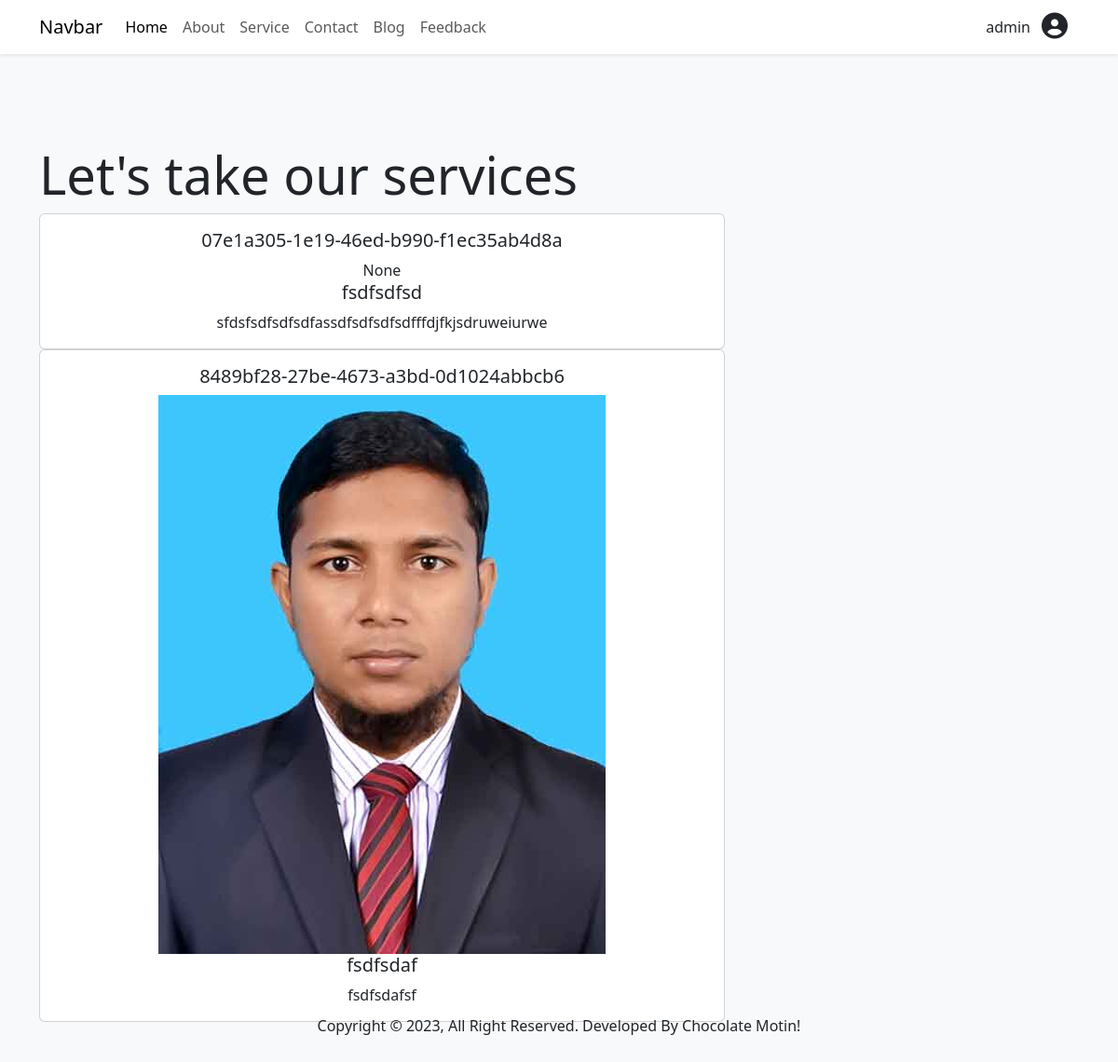
/services/ (signed in), run on the app's committed database.
### members/models.py (models this page shows, shortened)
class Service(models.Model):
    id = models.UUIDField(primary_key=True, default=uuid.uuid4, editable=False)
    title = models.CharField(max_length=120, unique=True)
    icon = models.ImageField(upload_to="services")
    content = models.TextField()
    created_at = models.DateTimeField(auto_now_add=True)
    updated_at = models.DateTimeField(auto_now=True)

### members/views.py (the view)
# urls.py: path('services/', views.services, name='service'),
def services(request):
    services = Service.objects.all()
    return render(request, 'chocolate/services.html', {'services': services})

### members/templates/chocolate/services.html (shortened to what this page needs)
{% extends 'master.html' %}
{% block content %}
<section id="services" class="py-5 mt-5">
    <div class="container">
        <div class="row">
            <div class="col-8">
                <h1 class="display-4">Let's take our services</h1>
                {% for x in services %}
                <div class="card text-center">
                    <div class="card-body">
                        <h5 class="card-title">{{ x.id }}</h5>
                        {% if x.icon %}
                            <img src="{{ x.icon.url }}" alt="Service">
                        {% else %}
                            None
                        {% endif %}
                        <h5 class="card-title">{{ x.title }}</h5>
                        <p class="card-text">{{ x.content }}</p>
                    </div>
                  </div>
                {% empty %}
                    <h5>No services available right now.</h5>
                {% endfor %}
            </div>
        </div>
    </div>
</section>
{% endblock %}

### members/templates/includes/header.html (shortened to what this page needs)
<nav class="navbar navbar-expand-lg bg-white shadow-sm">
    <div class="container">
        <a class="navbar-brand" href="/">Navbar</a>
        <div class="collapse navbar-collapse" id="navbarSupportedContent">
            <ul class="navbar-nav me-auto mb-2 mb-lg-0">
                <li class="nav-item">
                    <a class="nav-link active" aria-current="page" href="/">Home</a>
                </li>
                <li class="nav-item">
                    <a class="nav-link" href="/about/">About</a>
                </li>
                <li class="nav-item">
                    <a class="nav-link" href="{% url 'service' %}">Service</a>
                </li>
                <li class="nav-item">
                    <a class="nav-link" href="/contact/">Contact</a>
                </li>
                <li class="nav-item">
                    <a class="nav-link" href="{% url 'blogs' %}">Blog</a>
                </li>
                <li class="nav-item">
                    <a class="nav-link" href="{% url 'feedback' %}">Feedback</a>
                </li>
            </ul>
            <div class="user">
                {% if not request.user.is_authenticated %}
                <a class="btn btn-success px-4" href="/login/">Login</a>
                <a class="btn btn-outline-primary ms-2 px-3" href="/signup/">Signup</a>
                {% else %}
                <div class="btn-group">
                    <button type="button" class="btn border-0" data-bs-toggle="dropdown" aria-expanded="false">
                        <div class="row align-items-center">
                            <div class="col text-end px-0">
                                <p class="mb-0">{{ request.user.username }}</p>
                            </div>
                            <div class="col">
                                <i class="fa-solid fa-circle-user fs-3"></i>
                            </div>
                        </div>
                    </button>
                </div>
                {% endif %}
            </div>
        </div>
    </div>
</nav>

### data on the page
Service: id "07e1a305-1e19-46ed-b990-f1ec35ab4d8a", icon "None", title "fsdfsdfsd", content "sfdsfsdfsdfsdfassdfsdfsdfsdfffdjfkjsdruweiurwe"
Service: id "8489bf28-27be-4673-a3bd-0d1024abbcb6", icon (picture), title "fsdfsdaf", content "fsdfsdafsf"

### other printed values
{{ request.user.username }} "admin"
